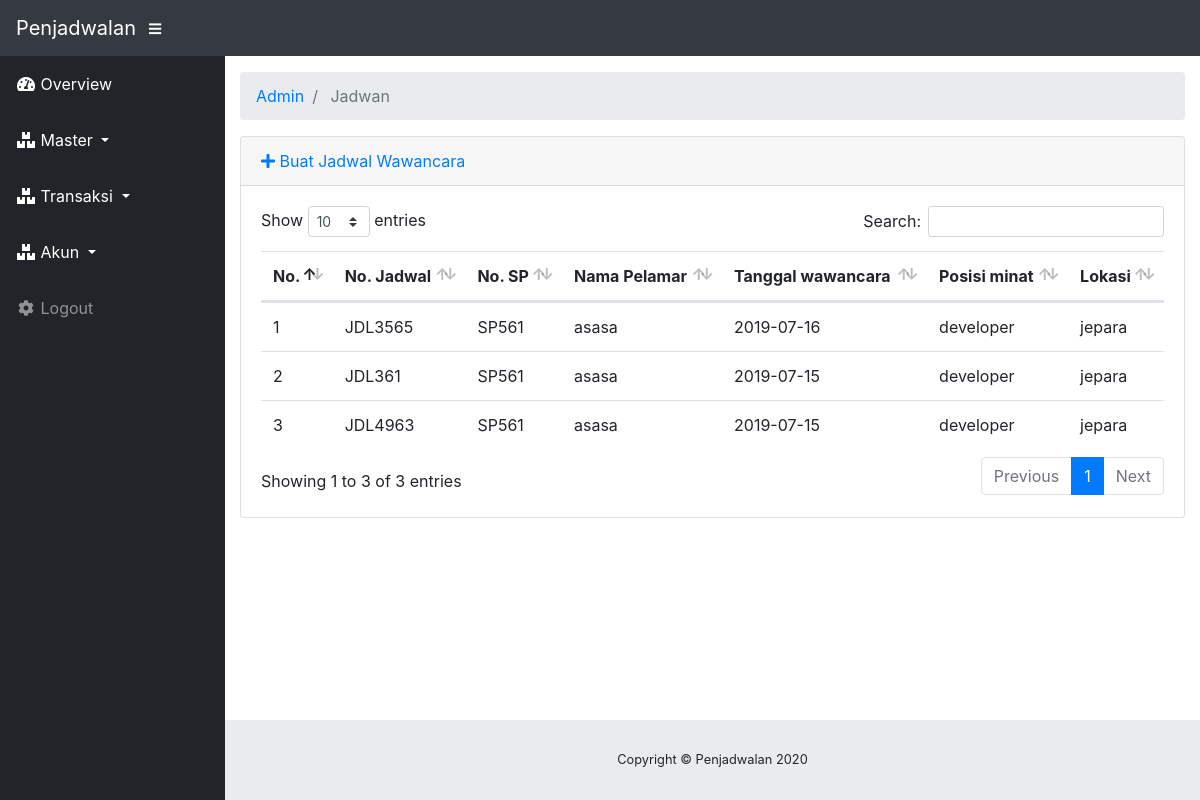
Screenshot of /index.php/admin/jadwan with the database file from the repository.
### tables this page shows
CREATE TABLE `jadwal` (
  `no_jdwl` varchar(11) NOT NULL,
  `no_sp` varchar(11) NOT NULL,
  `id_pelamar` varchar(11) NOT NULL,
  `tgl_jdwl` date NOT NULL,
  `kategori` varchar(50) NOT NULL
);

CREATE TABLE `sp` (
  `no_sp` varchar(11) NOT NULL,
  `no_wo` varchar(11) NOT NULL,
  `tgl_sp` date NOT NULL
);

CREATE TABLE `pelamar` (
  `id_pel` varchar(11) NOT NULL,
  `nmpel` varchar(50) NOT NULL,
  `jenkel` varchar(10) NOT NULL,
  `alamatpel` text NOT NULL,
  `asalkota` varchar(50) NOT NULL,
  `notelp` int(30) NOT NULL,
  `posisiminat` varchar(50) NOT NULL,
  `cv` varchar(200) NOT NULL
);

CREATE TABLE `lokasi` (
  `idlokasi` varchar(11) NOT NULL,
  `nmlokasi` varchar(50) NOT NULL
);

### application/controllers/admin/Jadwan.php (called while the page is built, shortened)
<?php
class Jadwan extends CI_Controller {
    public function __construct(){
        $this->load->model('Jadwan_mod');
    }
    public function index()
    {
        $data = array(
                    'data_jadwal' => $this->Jadwan_mod->datajadwal()->result()
                );
        $this->load->view("admin/jadwan/list", $data);
    }
}

### index.php (called while the page is built, shortened)
<?php
require_once BASEPATH.'core/CodeIgniter.php';

### application/models/Jadwan_mod.php (called while the page is built, shortened)
<?php
	class Jadwan_mod extends CI_Model
	{
		function datajadwal(){
			return $this->db->query("SELECT * FROM jadwal INNER JOIN pelamar ON jadwal.id_pelamar = pelamar.id_pel INNER JOIN sp ON jadwal.no_sp = sp.no_sp INNER JOIN wo ON sp.no_wo = wo.no_wo INNER JOIN lokasi ON wo.idlokasi = lokasi.idlokasi WHERE jadwal.kategori = 'Wawancara'");
		}
	}
 ?>

### application/views/admin/jadwan/list.php (the view, shortened to what this page needs)
<!DOCTYPE html>
<!DOCTYPE html>
<html lang="en">
<head>
</head>
<body id="page-top">
	<div id="wrapper">
		<div id="content-wrapper">
			<div class="container-fluid">
				<div class="card mb-3">
					<div class="card-header">
						<a href="<?php echo site_url('admin/jadwan/add') ?>"><i class="fas fa-plus"></i> Buat Jadwal Wawancara</a>
					</div>
					<div class="card-body">
						<div class="table-responsive">
							<table class="table table-hover" id="dataTable" width="100%" cellspacing="0">
								<thead>
									<tr>
										<th>No.</th>
										<th>No. Jadwal</th>
										<th>No. SP</th>
										<th>Nama Pelamar</th>
										<th>Tanggal wawancara</th>
										<th>Posisi minat</th>
										<th>Lokasi</th>
									</tr>
								</thead>
								<tbody>
									<?php
										$no=0;
										foreach ($data_jadwal as $key) {
											$no++;
									?>
									<tr>
										<td>
											<?php echo $no;?>
										</td>
										<td>
											<?php echo $key->no_jdwl;?>
										</td>
										<td>
											<?php echo $key->no_sp;?>
										</td>
										<td>
											<?php echo $key->nmpel;?>
										</td>
										<td>
											<?php echo $key->tgl_jdwl;?>
										</td>
										<td>
											<?php echo $key->posisiminat;?>
										</td>
										<td>
											<?php echo $key->nmlokasi;?>
										</td>
									</tr>
									<?php } ?>
								</tbody>
							</table>
						</div>
					</div>
				</div>
			</div>
		</div>
	</div>
</body>
</html>

### rows the page displays
jadwal: no_jdwl "JDL3565", sp.no_sp "SP561", id_pelamar.nmpel "asasa", tgl_jdwl "2019-07-16", id_pelamar.posisiminat "developer", lokasi.nmlokasi "jepara"
jadwal: no_jdwl "JDL361", sp.no_sp "SP561", id_pelamar.nmpel "asasa", tgl_jdwl "2019-07-15", id_pelamar.posisiminat "developer", lokasi.nmlokasi "jepara"
jadwal: no_jdwl "JDL4963", sp.no_sp "SP561", id_pelamar.nmpel "asasa", tgl_jdwl "2019-07-15", id_pelamar.posisiminat "developer", lokasi.nmlokasi "jepara"

### other values shown
SITE_NAME "Penjadwalan"
$segment "Admin"
$segment "Jadwan"
Date('Y') "2020"
